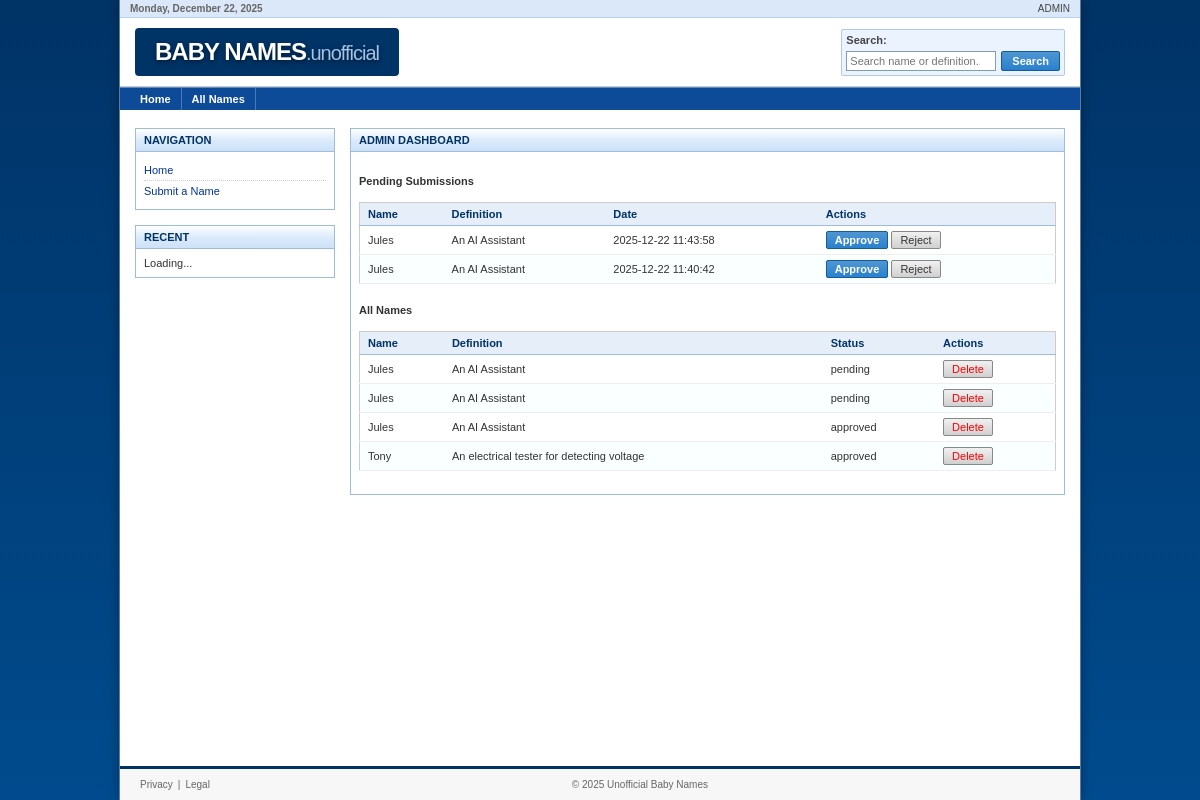
The page /admin on the database its author committed.
### tables this page shows
CREATE TABLE names (
            id INTEGER PRIMARY KEY AUTOINCREMENT,
            name TEXT NOT NULL,
            definition TEXT NOT NULL,
            status TEXT NOT NULL DEFAULT 'pending',
            created_at TIMESTAMP DEFAULT CURRENT_TIMESTAMP
        );

### app.py (the view)
@app.route('/admin')
def admin():
    conn = get_db_connection()
    pending_names = conn.execute('SELECT * FROM names WHERE status = "pending" ORDER BY created_at DESC').fetchall()
    all_names = conn.execute('SELECT * FROM names ORDER BY created_at DESC').fetchall()
    conn.close()
    return render_template('admin.html', pending_names=pending_names, all_names=all_names)

### app.py (called while the page is built)
def get_db_connection():
    conn = sqlite3.connect(DB_NAME)
    conn.row_factory = sqlite3.Row
    return conn

@app.context_processor
def inject_now():
    return {'now': datetime.datetime.now()}

### templates/admin.html (shortened to what this page needs)
{% extends "base.html" %}
{% block content %}
<div class="box">
    <h3>Admin Dashboard</h3>
    <div class="box-content">
        <h4>Pending Submissions</h4>
        <table class="data-table">
            <thead>
                <tr>
                    <th>Name</th>
                    <th>Definition</th>
                    <th>Date</th>
                    <th>Actions</th>
                </tr>
            </thead>
            <tbody>
                {% for name in pending_names %}
                <tr>
                    <td>{{ name.name }}</td>
                    <td>{{ name.definition }}</td>
                    <td>{{ name.created_at }}</td>
                    <td>
                        <button onclick="approveName({{ name.id }})" class="btn-primary">Approve</button>
                        <button onclick="rejectName({{ name.id }})">Reject</button>
                    </td>
                </tr>
                {% else %}
                <tr>
                    <td colspan="4">No pending submissions.</td>
                </tr>
                {% endfor %}
            </tbody>
        </table>
        <h4 style="margin-top: 20px;">All Names</h4>
        <table class="data-table">
            <thead>
                <tr>
                    <th>Name</th>
                    <th>Definition</th>
                    <th>Status</th>
                    <th>Actions</th>
                </tr>
            </thead>
            <tbody>
                {% for name in all_names %}
                <tr>
                    <td>{{ name.name }}</td>
                    <td>{{ name.definition }}</td>
                    <td>{{ name.status }}</td>
                    <td>
                        <button onclick="deleteName({{ name.id }})" style="color:red;">Delete</button>
                    </td>
                </tr>
                {% endfor %}
            </tbody>
        </table>
    </div>
</div>
{% endblock %}

### templates/base.html (shortened to what this page needs)
<!DOCTYPE html>
<html lang="en">
<head>
<link rel="stylesheet" href="{{ url_for('static', filename='style.css') }}">
</head>
<body>
<div id="page-wrapper">
  <div class="super-topbar">
    <div class="left-links">
      <span class="bold">{{ now.strftime('%A, %B %d, %Y') }}</span>
    </div>
    <div class="right-links">
        <a href="{{ url_for('admin') }}">ADMIN</a>
    </div>
  </div>
  <div class="header">
    <div style="position: relative; display: inline-block;">
        <div id="canvas-ii0vyprf4" style="position: absolute; top: 0; left: 0; width: 100%; height: 100%; z-index: 0; overflow: hidden; border-radius: 4px; background-color: #003366;"></div>
        <div class="logo" style="position: relative; z-index: 1; padding: 10px 20px;">
            <h1 style="color: #ffffff; margin: 0; text-shadow: 0 2px 4px rgba(0,0,0,0.5); white-space: nowrap;">
                <a href="{{ url_for('index') }}" style="color: #fff; text-decoration: none;">BABY NAMES<span style="font-weight:normal; font-family:Arial; font-size:20px; color:#a3c4e6;">.unofficial</span></a>
            </h1>
        </div>
    </div>
    <div class="search-area">
            <form id="search_form" action="#" style="display:flex; flex-direction:column; gap:5px;">
                <label for="search_input" style="font-weight:bold; color:#444;">Search:</label>
                <div style="display:flex; gap:5px; position:relative;">
                    <input type="search" id="search_input" name="q" value="" style="flex:1; border: 1px solid #7f9db9; padding: 3px;" placeholder="Search name or definition..." autocomplete="off" />
                    <input type="submit" value="Search" class="btn-primary" style="padding: 2px 10px;" />
                </div>
            </form>
    </div>
  </div>
  <div class="channel-nav">
    <ul>
            <li>
            <a href="{{ url_for('index') }}">
                Home
            </a>
        </li>
            <li>
            <a href="{{ url_for('index') }}">
                All Names
            </a>
        </li>
    </ul>
  </div>
  <div class="container">
    <div class="sidebar-col">
      <div class="box">
        <h3>Navigation</h3>
        <div class="box-content">
          <ul class="sidebar-nav-list">
            <li><a href="{{ url_for('index') }}">Home</a></li>
            <li><a href="#submit-form">Submit a Name</a></li>
          </ul>
        </div>
      </div>
      <div class="box">
          <h3>Recent</h3>
          <div class="box-content" id="sidebar-recent-names">
              Loading...
          </div>
      </div>
    </div>
    <div class="main-col">
        {% block content %}{% endblock %}
    </div>
  </div>
  <footer>
    <div class="left-links">
      <a href="#">Privacy</a>|
      <a href="#">Legal</a>
    </div>
    <div class="copyright">
      &copy; 2025 Unofficial Baby Names
    </div>
  </footer>
</div>
</body>
</html>

### static/style.css (style rules this page uses)
html, body { margin: 0; padding: 0; height: 100%; }
body { font-family: Verdana, Arial, Helvetica, sans-serif; font-size: 11px; color: #333; margin: 0; background-color: #003366; background-image: linear-gradient(to bottom, #003366 0%, #004b8d 100%); background-attachment: fixed; }
#page-wrapper { width: 960px; margin: 0 auto; background-color: #fff; border-left: 1px solid #5d7b9d; border-right: 1px solid #5d7b9d; min-height: 100vh; box-shadow: 0 0 10px rgba(0,0,0,0.3); display: flex; flex-direction: column; }
a { color: #003399; text-decoration: none; }
.bold { font-weight: bold; }
.super-topbar { display: flex; justify-content: space-between; padding: 3px 10px; background-color: #dbe8f9; color: #666; font-size: 10px; border-bottom: 1px solid #bad2ea; }
.super-topbar .right-links a { color: #444; margin-left: 10px; }
.header { background: #fff; padding: 10px 15px; display: flex; justify-content: space-between; align-items: center; border-bottom: 1px solid #ccc; }
.header .logo h1 { font-family: 'Arial Black', Arial, sans-serif; font-size: 24px; color: #003366; margin: 0; letter-spacing: -1px; }
.header .search-area { background: #eaf3ff; border: 1px solid #b3c9e5; padding: 4px; border-radius: 2px; }
.header input[type="submit"] { background: url('https://placehold.co/1x20/2a81cf/2a81cf') repeat-x; background-color: #2a81cf; color: white; border: 1px solid #003366; font-size: 11px; font-weight: bold; cursor: pointer; padding: 1px 6px; }
.channel-nav { background-color: #0d4a97; border-top: 1px solid #5a8bc3; border-bottom: 3px solid #fff; padding: 0 10px; height: 22px; line-height: 22px; }
.channel-nav ul { list-style: none; margin: 0; padding: 0; display: flex; }
.channel-nav li { margin: 0; }
.channel-nav a { display: block; color: #fff; padding: 0 10px; font-weight: bold; font-size: 11px; text-decoration: none; border-right: 1px solid #4a7bb5; }
.container { display: grid; grid-template-columns: 200px 1fr; gap: 15px; padding: 15px; align-items: start; flex: 1; }
.sidebar-col { display: flex; flex-direction: column; gap: 15px; }
.box { border: 1px solid #9fbdda; background: #fff; }
.box h3 { background: linear-gradient(to bottom, #ffffff 0%, #dcebfb 50%, #cce1f8 100%); border-bottom: 1px solid #9fbdda; padding: 5px 8px; margin: 0; font-size: 11px; color: #003366; font-weight: bold; text-transform: uppercase; }
.box-content { padding: 8px; font-size: 11px; }
.sidebar-nav-list { list-style: none; padding: 0; margin: 0; }
.sidebar-nav-list li { border-bottom: 1px dotted #ccc; padding: 4px 0; }
.sidebar-nav-list li:last-child { border-bottom: none; }
.sidebar-nav-list a { display: block; color: #003399; }
.main-col { min-width: 0; }
input[type="text"], input[type="password"], input[type="email"], input[type="url"], input[type="search"], input[type="number"], input[type="tel"], input[type="date"], textarea, select { border: 1px solid #7f9db9; font-family: Verdana, Arial, Helvetica, sans-serif; font-size: 11px; padding: 3px; color: #333; background-color: #fff; vertical-align: middle; }
button, input[type="submit"], input[type="button"], input[type="reset"], .btn { background: #e0e0e0; background-image: linear-gradient(to bottom, #f0f0f0, #d0d0d0); border: 1px solid #888; color: #333; font-family: Verdana, Arial, sans-serif; font-size: 11px; padding: 2px 8px; cursor: pointer; border-radius: 2px; display: inline-block; text-decoration: none; }
.btn-primary, input[type="submit"].btn-primary { background-color: #2a81cf; background-image: linear-gradient(to bottom, #4f96d1, #2a81cf); color: white; border: 1px solid #145b9a; font-weight: bold; }
table { width: 100%; border-collapse: collapse; margin: 15px 0; font-size: 11px; border: 1px solid #ccc; }
table th { background: #e6eff9; color: #003366; font-weight: bold; text-align: left; padding: 5px 8px; border-bottom: 1px solid #9fbdda; }
table td { padding: 5px 8px; border-bottom: 1px solid #eee; }
table tr:nth-child(even) { background-color: #faffff; }
footer { margin-top: 20px; border-top: 3px solid #003366; background: #f7f7f7; padding: 10px 15px; font-size: 10px; color: #666; display: flex; justify-content: space-between; align-items: center; }
footer a { color: #666; text-decoration: none; margin: 0 5px; }
footer .left-links, footer .right-links { display: flex; align-items: center; white-space: nowrap; }
footer .copyright { flex-grow: 1; text-align: center; margin: 0 10px; }

### rows shown on the page
names: name "Jules", definition "An AI Assistant", created_at "2025-12-22 11:43:58", status "pending"
names: name "Jules", definition "An AI Assistant", created_at "2025-12-22 11:40:42", status "pending"
names: name "Jules", definition "An AI Assistant", status "approved"
names: name "Tony", definition "An electrical tester for detecting voltage", status "approved"
